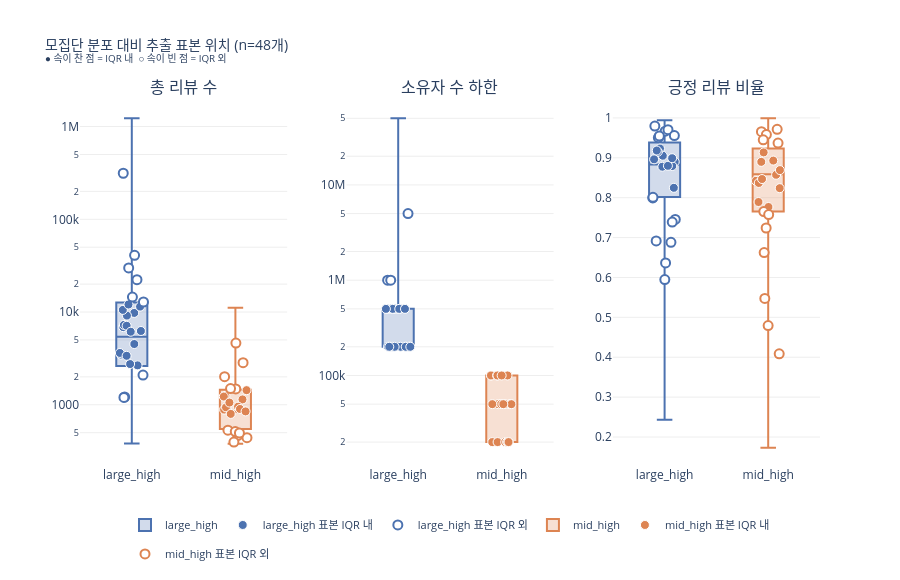

Notebook source saved alongside this figure:
### Markdown cell above
## 10. 추출 표본 분포 확인 (박스플롯)

### Code cell
import plotly.graph_objects as go
from plotly.subplots import make_subplots
import numpy as np

TARGET_STRATA_VIS = ['large_high', 'mid_high']
STRATUM_POS       = {'large_high': 1, 'mid_high': 2}
COLORS            = {'large_high': '#4C72B0', 'mid_high': '#DD8452'}

df_f['positive_rate']      = df_f['positive'] / df_f['total_reviews']
df_target = df_sample[df_sample['stratum'].isin(TARGET_STRATA_VIS)].copy()
df_target['positive_rate'] = df_target['positive'] / df_target['total_reviews']

metrics = [
    ('total_reviews',  '총 리뷰 수',     True),
    ('owners_lower',   '소유자 수 하한', True),
    ('positive_rate',  '긍정 리뷰 비율', False),
]

fig = make_subplots(rows=1, cols=3,
                    subplot_titles=[m[1] for m in metrics],
                    horizontal_spacing=0.08)

np.random.seed(42)
legend_keys = set()

for col_idx, (col, label, log_scale) in enumerate(metrics, start=1):
    val_fmt = '{:.1%}' if col == 'positive_rate' else '{:,.0f}'

    for stratum in TARGET_STRATA_VIS:
        pos   = STRATUM_POS[stratum]
        color = COLORS[stratum]
        r, g, b = int(color[1:3], 16), int(color[3:5], 16), int(color[5:7], 16)

        pop_vals  = df_f[df_f['stratum'] == stratum][col].dropna().values
        samp_rows = df_target[df_target['stratum'] == stratum].dropna(subset=[col]).reset_index(drop=True)
        samp_vals = samp_rows[col].values

        q1, q3  = np.percentile(pop_vals, 25), np.percentile(pop_vals, 75)
        in_iqr  = (samp_vals >= q1) & (samp_vals <= q3)
        jitter  = np.random.uniform(-0.12, 0.12, size=len(samp_vals))

        # ── 모집단 박스플롯 ──
        box_key = f'box_{stratum}'
        fig.add_trace(go.Box(
            x=np.full(len(pop_vals), pos),
            y=pop_vals,
            name=stratum,
            legendgroup=box_key,
            showlegend=box_key not in legend_keys,
            marker_color=color,
            fillcolor=f'rgba({r},{g},{b},0.25)',
            line_color=color,
            boxpoints=False,
            width=0.3,
        ), row=1, col=col_idx)
        legend_keys.add(box_key)

        # ── 표본: IQR 내 (속이 찬 원) ──
        in_key  = f'{stratum}_in'
        mask_in = in_iqr
        if mask_in.any():
            hover = [
                f"{row['name_store']}<br>{label}: {val_fmt.format(v)}<br>● IQR 내"
                for v, (_, row) in zip(samp_vals[mask_in], samp_rows[mask_in].iterrows())
            ]
            fig.add_trace(go.Scatter(
                x=pos + jitter[mask_in],
                y=samp_vals[mask_in],
                mode='markers',
                name=f'{stratum} 표본 IQR 내',
                legendgroup=in_key,
                showlegend=in_key not in legend_keys,
                marker=dict(color=color, size=9, line=dict(color='white', width=1)),
                text=hover,
                hovertemplate='%{text}<extra></extra>',
            ), row=1, col=col_idx)
            legend_keys.add(in_key)

        # ── 표본: IQR 외 (속이 빈 원) ──
        out_key  = f'{stratum}_out'
        mask_out = ~in_iqr
        if mask_out.any():
            hover = [
                f"{row['name_store']}<br>{label}: {val_fmt.format(v)}<br>○ IQR 외"
                for v, (_, row) in zip(samp_vals[mask_out], samp_rows[mask_out].iterrows())
            ]
            fig.add_trace(go.Scatter(
                x=pos + jitter[mask_out],
                y=samp_vals[mask_out],
                mode='markers',
                name=f'{stratum} 표본 IQR 외',
                legendgroup=out_key,
                showlegend=out_key not in legend_keys,
                marker=dict(color='white', size=9, line=dict(color=color, width=2)),
                text=hover,
                hovertemplate='%{text}<extra></extra>',
            ), row=1, col=col_idx)
            legend_keys.add(out_key)

    fig.update_xaxes(
        tickmode='array',
        tickvals=[1, 2],
        ticktext=TARGET_STRATA_VIS,
        range=[0.5, 2.5],
        row=1, col=col_idx,
    )
    if log_scale:
        fig.update_yaxes(type='log', row=1, col=col_idx)

fig.update_layout(
    title=dict(
        text=f'모집단 분포 대비 추출 표본 위치 (n={len(df_target)}개)<br>'
             f'<sup>● 속이 찬 점 = IQR 내  ○ 속이 빈 점 = IQR 외</sup>',
        font_size=14,
    ),
    height=580,
    plot_bgcolor='white',
    legend=dict(orientation='h', yanchor='bottom', y=-0.28,
                xanchor='center', x=0.5, font_size=11),
)
fig.update_yaxes(gridcolor='#eeeeee', gridwidth=1)

fig.show()

# IQR 포함 비율 요약
print("\n=== 추출 표본 중 IQR(Q1~Q3) 내 포함 비율 ===")
for col, label, _ in metrics:
    for stratum in TARGET_STRATA_VIS:
        pop       = df_f[df_f['stratum'] == stratum][col].dropna()
        q1, q3    = pop.quantile(0.25), pop.quantile(0.75)
        samp      = df_target[df_target['stratum'] == stratum][col].dropna()
        in_iqr_n  = ((samp >= q1) & (samp <= q3)).sum()
        print(f"  {stratum} / {label}: {in_iqr_n}/{len(samp)} ({in_iqr_n/len(samp):.0%}) IQR 내")

### Figure 1 — Plotly figure (JSON) as saved in the notebook; plotly's stock layout.template omitted (floating-point values rounded to 4 significant figures; data arrays with more than 128 entries replaced by an {"elided": "..."} marker saying what was removed)
{"data": [{"boxpoints": false, "fillcolor": "rgba(76,114,176,0.25)", "legendgroup": "box_large_high", "line": {"color": "#4C72B0"}, "marker": {"color": "#4C72B0"}, "name": "large_high", "showlegend": true, "type": "box", "width": 0.3, "x": {"elided": "1726 int values"}, "xaxis": "x", "y": {"elided": "1726 int values"}, "yaxis": "y"}, {"hovertemplate": "%{text}<extra></extra>", "legendgroup": "large_high_in", "marker": {"color": "#4C72B0", "line": {"color": "white", "width": 1}, "size": 9}, "mode": "markers", "name": "large_high 표본 IQR 내", "showlegend": true, "text": ["Guts and Glory<br>총 리뷰 수: 2,661<br>● IQR 내", "Trombone Champ<br>총 리뷰 수: 9,777<br>● IQR 내", "Love, Money, Rock'n'Roll<br>총 리뷰 수: 6,873<br>● IQR 내", "Hello Neighbor Alpha 1<br>총 리뷰 수: 3,479<br>● IQR 내", "Outlaws of the Old West<br>총 리뷰 수: 6,248<br>● IQR 내", "Murky Divers<br>총 리뷰 수: 4,519<br>● IQR 내", "Juicy Realm<br>총 리뷰 수: 3,620<br>● IQR 내", "Monster Sanctuary<br>총 리뷰 수: 11,439<br>● IQR 내", "FAITH: The Unholy Trinity<br>총 리뷰 수: 7,262<br>● IQR 내", "Comedy Night<br>총 리뷰 수: 9,151<br>● IQR 내", "Crazy Flasher Series 2021<br>총 리뷰 수: 2,749<br>● IQR 내", "Production Line : Car factory simulation<br>총 리뷰 수: 3,373<br>● IQR 내", "Donut County<br>총 리뷰 수: 10,545<br>● IQR 내", "Severed Steel<br>총 리뷰 수: 7,113<br>● IQR 내", "SNOW - The Ultimate Edition<br>총 리뷰 수: 12,054<br>● IQR 내", "Yi Xian: The Cultivation Card Game<br>총 리뷰 수: 6,132<br>● IQR 내"], "type": "scatter", "x": [1.056, 1.024, 0.9174, 0.8939, 1.088, 1.024, 0.8849, 1.08, 0.9236, 0.953, 0.9837, 0.9499, 0.9135, 0.9501, 0.9679, 0.9895], "xaxis": "x", "y": [2661, 9777, 6873, 3479, 6248, 4519, 3620, 11439, 7262, 9151, 2749, 3373, 10545, 7113, 12054, 6132], "yaxis": "y"}, {"hovertemplate": "%{text}<extra></extra>", "legendgroup": "large_high_out", "marker": {"color": "white", "line": {"color": "#4C72B0", "width": 2}, "size": 9}, "mode": "markers", "name": "large_high 표본 IQR 외", "showlegend": true, "text": ["Milk inside a bag of milk inside a bag of milk<br>총 리뷰 수: 29,935<br>○ IQR 외", "Rollerdrome<br>총 리뷰 수: 2,089<br>○ IQR 외", "Subnautica<br>총 리뷰 수: 313,707<br>○ IQR 외", "FAR: Lone Sails<br>총 리뷰 수: 22,315<br>○ IQR 외", "For The King II<br>총 리뷰 수: 12,826<br>○ IQR 외", "Light Bearers<br>총 리뷰 수: 1,213<br>○ IQR 외", "Polyball<br>총 리뷰 수: 1,200<br>○ IQR 외", "Cloudpunk<br>총 리뷰 수: 14,511<br>○ IQR 외", "Forager<br>총 리뷰 수: 40,881<br>○ IQR 외"], "type": "scatter", "x": [0.9699, 1.108, 0.9174, 1.05, 1.113, 0.931, 0.924, 1.006, 1.027], "xaxis": "x", "y": [29935, 2089, 313707, 22315, 12826, 1213, 1200, 14511, 40881], "yaxis": "y"}, {"boxpoints": false, "fillcolor": "rgba(221,132,82,0.25)", "legendgroup": "box_mid_high", "line": {"color": "#DD8452"}, "marker": {"color": "#DD8452"}, "name": "mid_high", "showlegend": true, "type": "box", "width": 0.3, "x": {"elided": "3419 int values"}, "xaxis": "x", "y": {"elided": "3419 int values"}, "yaxis": "y"}, {"hovertemplate": "%{text}<extra></extra>", "legendgroup": "mid_high_in", "marker": {"color": "#DD8452", "line": {"color": "white", "width": 1}, "size": 9}, "mode": "markers", "name": "mid_high 표본 IQR 내", "showlegend": true, "text": ["WitchSpring3 Re:Fine - The Story of Eirudy -<br>총 리뷰 수: 1,142<br>● IQR 내", ".Forty-Five<br>총 리뷰 수: 887<br>● IQR 내", "Odd Realm<br>총 리뷰 수: 954<br>● IQR 내", "Path of Giants<br>총 리뷰 수: 943<br>● IQR 내", "Beneath Oresa<br>총 리뷰 수: 1,437<br>● IQR 내", "Andarilho<br>총 리뷰 수: 1,247<br>● IQR 내", "Sutekina kanojo no tsukurikata<br>총 리뷰 수: 901<br>● IQR 내", "Unruly Heroes<br>총 리뷰 수: 937<br>● IQR 내", "Immortal Family<br>총 리뷰 수: 1,226<br>● IQR 내", "Aotenjo: Infinite Hands<br>총 리뷰 수: 848<br>● IQR 내", "BBQ Simulator: The Squad<br>총 리뷰 수: 1,056<br>● IQR 내", "Fog of War<br>총 리뷰 수: 797<br>● IQR 내"], "type": "scatter", "x": [2.068, 1.891, 2.026, 1.921, 2.108, 1.903, 2.044, 1.909, 1.888, 2.098, 1.942, 1.955], "xaxis": "x", "y": [1142, 887, 954, 943, 1437, 1247, 901, 937, 1226, 848, 1056, 797], "yaxis": "y"}, {"hovertemplate": "%{text}<extra></extra>", "legendgroup": "mid_high_out", "marker": {"color": "white", "line": {"color": "#DD8452", "width": 2}, "size": 9}, "mode": "markers", "name": "mid_high 표본 IQR 외", "showlegend": true, "text": ["Rift Wizard 2<br>총 리뷰 수: 532<br>○ IQR 외", "Crossing Souls<br>총 리뷰 수: 1,480<br>○ IQR 외", "封神外传<br>총 리뷰 수: 465<br>○ IQR 외", "Sapiens<br>총 리뷰 수: 2,010<br>○ IQR 외", "For The Warp<br>총 리뷰 수: 442<br>○ IQR 외", "The friends of Ringo Ishikawa<br>총 리뷰 수: 2,841<br>○ IQR 외", "Unforgiving - A Northern Hymn<br>총 리뷰 수: 1,496<br>○ IQR 외", "United Penguin Kingdom<br>총 리뷰 수: 396<br>○ IQR 외", "Dark Bestiary<br>총 리뷰 수: 514<br>○ IQR 외", "Island Dash<br>총 리뷰 수: 496<br>○ IQR 외", "Gato Roboto<br>총 리뷰 수: 4,622<br>○ IQR 외"], "type": "scatter", "x": [1.928, 2.003, 2.022, 1.896, 2.112, 2.074, 1.953, 1.986, 1.999, 2.039, 2.005], "xaxis": "x", "y": [532, 1480, 465, 2010, 442, 2841, 1496, 396, 514, 496, 4622], "yaxis": "y"}, {"boxpoints": false, "fillcolor": "rgba(76,114,176,0.25)", "legendgroup": "box_large_high", "line": {"color": "#4C72B0"}, "marker": {"color": "#4C72B0"}, "name": "large_high", "showlegend": false, "type": "box", "width": 0.3, "x": {"elided": "1726 int values"}, "xaxis": "x2", "y": {"elided": "1726 int values"}, "yaxis": "y2"}, {"hovertemplate": "%{text}<extra></extra>", "legendgroup": "large_high_in", "marker": {"color": "#4C72B0", "line": {"color": "white", "width": 1}, "size": 9}, "mode": "markers", "name": "large_high 표본 IQR 내", "showlegend": false, "text": ["Milk inside a bag of milk inside a bag of milk<br>소유자 수 하한: 500,000<br>● IQR 내", "Rollerdrome<br>소유자 수 하한: 200,000<br>● IQR 내", "Guts and Glory<br>소유자 수 하한: 200,000<br>● IQR 내", "Trombone Champ<br>소유자 수 하한: 200,000<br>● IQR 내", "Love, Money, Rock'n'Roll<br>소유자 수 하한: 200,000<br>● IQR 내", "Hello Neighbor Alpha 1<br>소유자 수 하한: 200,000<br>● IQR 내", "Outlaws of the Old West<br>소유자 수 하한: 200,000<br>● IQR 내", "Murky Divers<br>소유자 수 하한: 200,000<br>● IQR 내", "FAR: Lone Sails<br>소유자 수 하한: 500,000<br>● IQR 내", "Juicy Realm<br>소유자 수 하한: 500,000<br>● IQR 내", "For The King II<br>소유자 수 하한: 500,000<br>● IQR 내", "Monster Sanctuary<br>소유자 수 하한: 500,000<br>● IQR 내", "Light Bearers<br>소유자 수 하한: 200,000<br>● IQR 내", "FAITH: The Unholy Trinity<br>소유자 수 하한: 200,000<br>● IQR 내", "Polyball<br>소유자 수 하한: 200,000<br>● IQR 내", "Comedy Night<br>소유자 수 하한: 500,000<br>● IQR 내", "Cloudpunk<br>소유자 수 하한: 500,000<br>● IQR 내", "Crazy Flasher Series 2021<br>소유자 수 하한: 200,000<br>● IQR 내", "Production Line : Car factory simulation<br>소유자 수 하한: 200,000<br>● IQR 내", "Donut County<br>소유자 수 하한: 200,000<br>● IQR 내", "Severed Steel<br>소유자 수 하한: 500,000<br>● IQR 내", "Yi Xian: The Cultivation Card Game<br>소유자 수 하한: 500,000<br>● IQR 내"], "type": "scatter", "x": [1.011, 0.9244, 1.113, 1.066, 1.105, 1.023, 1.101, 0.9012, 0.927, 0.8909, 0.9581, 0.9733, 0.9451, 1.079, 0.9656, 0.9474, 1.01, 0.9138, 1.073, 1.117, 1.065, 0.8813], "xaxis": "x2", "y": [500000, 200000, 200000, 200000, 200000, 200000, 200000, 200000, 500000, 500000, 500000, 500000, 200000, 200000, 200000, 500000, 500000, 200000, 200000, 200000, 500000, 500000], "yaxis": "y2"}, {"hovertemplate": "%{text}<extra></extra>", "legendgroup": "large_high_out", "marker": {"color": "white", "line": {"color": "#4C72B0", "width": 2}, "size": 9}, "mode": "markers", "name": "large_high 표본 IQR 외", "showlegend": false, "text": ["Subnautica<br>소유자 수 하한: 5,000,000<br>○ IQR 외", "Forager<br>소유자 수 하한: 1,000,000<br>○ IQR 외", "SNOW - The Ultimate Edition<br>소유자 수 하한: 1,000,000<br>○ IQR 외"], "type": "scatter", "x": [1.095, 0.8979, 0.9277], "xaxis": "x2", "y": [5000000, 1000000, 1000000], "yaxis": "y2"}, {"boxpoints": false, "fillcolor": "rgba(221,132,82,0.25)", "legendgroup": "box_mid_high", "line": {"color": "#DD8452"}, "marker": {"color": "#DD8452"}, "name": "mid_high", "showlegend": false, "type": "box", "width": 0.3, "x": {"elided": "3419 int values"}, "xaxis": "x2", "y": {"elided": "3419 int values"}, "yaxis": "y2"}, {"hovertemplate": "%{text}<extra></extra>", "legendgroup": "mid_high_in", "marker": {"color": "#DD8452", "line": {"color": "white", "width": 1}, "size": 9}, "mode": "markers", "name": "mid_high 표본 IQR 내", "showlegend": false, "text": ["WitchSpring3 Re:Fine - The Story of Eirudy -<br>소유자 수 하한: 50,000<br>● IQR 내", "Rift Wizard 2<br>소유자 수 하한: 20,000<br>● IQR 내", "Crossing Souls<br>소유자 수 하한: 100,000<br>● IQR 내", "封神外传<br>소유자 수 하한: 20,000<br>● IQR 내", ".Forty-Five<br>소유자 수 하한: 100,000<br>● IQR 내", "Odd Realm<br>소유자 수 하한: 50,000<br>● IQR 내", "Path of Giants<br>소유자 수 하한: 20,000<br>● IQR 내", "Sapiens<br>소유자 수 하한: 50,000<br>● IQR 내", "Beneath Oresa<br>소유자 수 하한: 50,000<br>● IQR 내", "For The Warp<br>소유자 수 하한: 20,000<br>● IQR 내", "The friends of Ringo Ishikawa<br>소유자 수 하한: 100,000<br>● IQR 내", "Unforgiving - A Northern Hymn<br>소유자 수 하한: 100,000<br>● IQR 내", "Andarilho<br>소유자 수 하한: 100,000<br>● IQR 내", "Sutekina kanojo no tsukurikata<br>소유자 수 하한: 20,000<br>● IQR 내", "United Penguin Kingdom<br>소유자 수 하한: 20,000<br>● IQR 내", "Unruly Heroes<br>소유자 수 하한: 50,000<br>● IQR 내", "Dark Bestiary<br>소유자 수 하한: 50,000<br>● IQR 내", "Immortal Family<br>소유자 수 하한: 50,000<br>● IQR 내", "Aotenjo: Infinite Hands<br>소유자 수 하한: 20,000<br>● IQR 내", "BBQ Simulator: The Squad<br>소유자 수 하한: 20,000<br>● IQR 내", "Island Dash<br>소유자 수 하한: 50,000<br>● IQR 내", "Fog of War<br>소유자 수 하한: 20,000<br>● IQR 내", "Gato Roboto<br>소유자 수 하한: 100,000<br>● IQR 내"], "type": "scatter", "x": [2.076, 2.05, 2.055, 2.065, 1.898, 1.966, 1.908, 2.087, 2.03, 1.959, 1.895, 1.955, 1.958, 2.055, 2.033, 2.093, 1.993, 1.909, 2.051, 2.063, 2.015, 2.065, 1.999], "xaxis": "x2", "y": [50000, 20000, 100000, 20000, 100000, 50000, 20000, 50000, 50000, 20000, 100000, 100000, 100000, 20000, 20000, 50000, 50000, 50000, 20000, 20000, 50000, 20000, 100000], "yaxis": "y2"}, {"boxpoints": false, "fillcolor": "rgba(76,114,176,0.25)", "legendgroup": "box_large_high", "line": {"color": "#4C72B0"}, "marker": {"color": "#4C72B0"}, "name": "large_high", "showlegend": false, "type": "box", "width": 0.3, "x": {"elided": "1726 int values"}, "xaxis": "x3", "y": {"elided": "1726 float values"}, "yaxis": "y3"}, {"hovertemplate": "%{text}<extra></extra>", "legendgroup": "large_high_in", "marker": {"color": "#4C72B0", "line": {"color": "white", "width": 1}, "size": 9}, "mode": "markers", "name": "large_high 표본 IQR 내", "showlegend": false, "text": ["Rollerdrome<br>긍정 리뷰 비율: 90.5%<br>● IQR 내", "Hello Neighbor Alpha 1<br>긍정 리뷰 비율: 92.3%<br>● IQR 내", "Murky Divers<br>긍정 리뷰 비율: 89.0%<br>● IQR 내", "Juicy Realm<br>긍정 리뷰 비율: 87.8%<br>● IQR 내", "Monster Sanctuary<br>긍정 리뷰 비율: 91.5%<br>● IQR 내", "Light Bearers<br>긍정 리뷰 비율: 89.6%<br>● IQR 내", "Cloudpunk<br>긍정 리뷰 비율: 87.9%<br>● IQR 내", "Crazy Flasher Series 2021<br>긍정 리뷰 비율: 88.0%<br>● IQR 내", "Production Line : Car factory simulation<br>긍정 리뷰 비율: 82.5%<br>● IQR 내", "Forager<br>긍정 리뷰 비율: 89.9%<br>● IQR 내", "Donut County<br>긍정 리뷰 비율: 91.8%<br>● IQR 내"], "type": "scatter", "x": [0.9826, 0.9554, 1.098, 0.9785, 0.9349, 0.8985, 1.074, 1.032, 1.089, 1.073, 0.9248], "xaxis": "x3", "y": [0.9052, 0.9233, 0.89, 0.8776, 0.9151, 0.8961, 0.8793, 0.88, 0.8248, 0.899, 0.9183], "yaxis": "y3"}, {"hovertemplate": "%{text}<extra></extra>", "legendgroup": "large_high_out", "marker": {"color": "white", "line": {"color": "#4C72B0", "width": 2}, "size": 9}, "mode": "markers", "name": "large_high 표본 IQR 외", "showlegend": false, "text": ["Milk inside a bag of milk inside a bag of milk<br>긍정 리뷰 비율: 96.7%<br>○ IQR 외", "Guts and Glory<br>긍정 리뷰 비율: 79.9%<br>○ IQR 외", "Trombone Champ<br>긍정 리뷰 비율: 98.0%<br>○ IQR 외", "Love, Money, Rock'n'Roll<br>긍정 리뷰 비율: 80.1%<br>○ IQR 외", "Subnautica<br>긍정 리뷰 비율: 97.0%<br>○ IQR 외", "Outlaws of the Old West<br>긍정 리뷰 비율: 59.5%<br>○ IQR 외", "FAR: Lone Sails<br>긍정 리뷰 비율: 95.1%<br>○ IQR 외", "For The King II<br>긍정 리뷰 비율: 68.8%<br>○ IQR 외", "FAITH: The Unholy Trinity<br>긍정 리뷰 비율: 95.5%<br>○ IQR 외", "Polyball<br>긍정 리뷰 비율: 69.2%<br>○ IQR 외", "Comedy Night<br>긍정 리뷰 비율: 74.5%<br>○ IQR 외", "Severed Steel<br>긍정 리뷰 비율: 95.6%<br>○ IQR 외", "SNOW - The Ultimate Edition<br>긍정 리뷰 비율: 63.6%<br>○ IQR 외", "Yi Xian: The Cultivation Card Game<br>긍정 리뷰 비율: 73.9%<br>○ IQR 외"], "type": "scatter", "x": [1.005, 0.8861, 0.9059, 0.8875, 1.033, 1.002, 0.9398, 1.061, 0.9495, 0.9187, 1.103, 1.094, 1.009, 1.074], "xaxis": "x3", "y": [0.9667, 0.7993, 0.9795, 0.8008, 0.9705, 0.5946, 0.9505, 0.6882, 0.9547, 0.6917, 0.7455, 0.9557, 0.6365, 0.7389], "yaxis": "y3"}, {"boxpoints": false, "fillcolor": "rgba(221,132,82,0.25)", "legendgroup": "box_mid_high", "line": {"color": "#DD8452"}, "marker": {"color": "#DD8452"}, "name": "mid_high", "showlegend": false, "type": "box", "width": 0.3, "x": {"elided": "3419 int values"}, "xaxis": "x3", "y": {"elided": "3419 float values"}, "yaxis": "y3"}, {"hovertemplate": "%{text}<extra></extra>", "legendgroup": "mid_high_in", "marker": {"color": "#DD8452", "line": {"color": "white", "width": 1}, "size": 9}, "mode": "markers", "name": "mid_high 표본 IQR 내", "showlegend": false, "text": ["Rift Wizard 2<br>긍정 리뷰 비율: 91.4%<br>● IQR 내", "Crossing Souls<br>긍정 리뷰 비율: 78.9%<br>● IQR 내", "Odd Realm<br>긍정 리뷰 비율: 85.7%<br>● IQR 내", "Sapiens<br>긍정 리뷰 비율: 84.2%<br>● IQR 내", "Beneath Oresa<br>긍정 리뷰 비율: 77.7%<br>● IQR 내", "The friends of Ringo Ishikawa<br>긍정 리뷰 비율: 89.0%<br>● IQR 내", "Unforgiving - A Northern Hymn<br>긍정 리뷰 비율: 83.7%<br>● IQR 내", "Dark Bestiary<br>긍정 리뷰 비율: 89.3%<br>● IQR 내", "Aotenjo: Infinite Hands<br>긍정 리뷰 비율: 86.9%<br>● IQR 내", "BBQ Simulator: The Squad<br>긍정 리뷰 비율: 82.4%<br>● IQR 내", "Island Dash<br>긍정 리뷰 비율: 84.7%<br>● IQR 내"], "type": "scatter", "x": [1.956, 1.906, 2.076, 1.882, 2.003, 1.933, 1.909, 2.049, 2.113, 2.111, 1.94], "xaxis": "x3", "y": [0.9135, 0.7892, 0.8574, 0.8423, 0.7766, 0.8898, 0.8369, 0.893, 0.8691, 0.8239, 0.8468], "yaxis": "y3"}, {"hovertemplate": "%{text}<extra></extra>", "legendgroup": "mid_high_out", "marker": {"color": "white", "line": {"color": "#DD8452", "width": 2}, "size": 9}, "mode": "markers", "name": "mid_high 표본 IQR 외", "showlegend": false, "text": ["WitchSpring3 Re:Fine - The Story of Eirudy -<br>긍정 리뷰 비율: 93.7%<br>○ IQR 외", "封神外传<br>긍정 리뷰 비율: 96.6%<br>○ IQR 외", ".Forty-Five<br>긍정 리뷰 비율: 95.8%<br>○ IQR 외", "Path of Giants<br>긍정 리뷰 비율: 97.1%<br>○ IQR 외", "For The Warp<br>긍정 리뷰 비율: 72.4%<br>○ IQR 외", "Andarilho<br>긍정 리뷰 비율: 66.2%<br>○ IQR 외", "Sutekina kanojo no tsukurikata<br>긍정 리뷰 비율: 40.8%<br>○ IQR 외", "United Penguin Kingdom<br>긍정 리뷰 비율: 76.5%<br>○ IQR 외", "Unruly Heroes<br>긍정 리뷰 비율: 75.8%<br>○ IQR 외", "Immortal Family<br>긍정 리뷰 비율: 54.7%<br>○ IQR 외", "Fog of War<br>긍정 리뷰 비율: 47.9%<br>○ IQR 외", "Gato Roboto<br>긍정 리뷰 비율: 94.5%<br>○ IQR 외"], "type": "scatter", "x": [2.095, 1.935, 1.983, 2.087, 1.98, 1.961, 2.106, 1.958, 2.005, 1.967, 1.999, 1.952], "xaxis": "x3", "y": [0.937, 0.9656, 0.9583, 0.9714, 0.724, 0.6624, 0.4084, 0.7652, 0.7577, 0.5473, 0.4793, 0.945], "yaxis": "y3"}], "layout": {"annotations": [{"font": {"size": 16}, "showarrow": false, "text": "총 리뷰 수", "x": 0.14, "xanchor": "center", "xref": "paper", "y": 1, "yanchor": "bottom", "yref": "paper"}, {"font": {"size": 16}, "showarrow": false, "text": "소유자 수 하한", "x": 0.5, "xanchor": "center", "xref": "paper", "y": 1, "yanchor": "bottom", "yref": "paper"}, {"font": {"size": 16}, "showarrow": false, "text": "긍정 리뷰 비율", "x": 0.86, "xanchor": "center", "xref": "paper", "y": 1, "yanchor": "bottom", "yref": "paper"}], "height": 580, "legend": {"font": {"size": 11}, "orientation": "h", "x": 0.5, "xanchor": "center", "y": -0.28, "yanchor": "bottom"}, "plot_bgcolor": "white", "title": {"font": {"size": 14}, "text": "모집단 분포 대비 추출 표본 위치 (n=48개)<br><sup>● 속이 찬 점 = IQR 내  ○ 속이 빈 점 = IQR 외</sup>"}, "xaxis": {"anchor": "y", "domain": [0, 0.28], "range": [0.5, 2.5], "tickmode": "array", "ticktext": ["large_high", "mid_high"], "tickvals": [1, 2]}, "xaxis2": {"anchor": "y2", "domain": [0.36, 0.64], "range": [0.5, 2.5], "tickmode": "array", "ticktext": ["large_high", "mid_high"], "tickvals": [1, 2]}, "xaxis3": {"anchor": "y3", "domain": [0.72, 1], "range": [0.5, 2.5], "tickmode": "array", "ticktext": ["large_high", "mid_high"], "tickvals": [1, 2]}, "yaxis": {"anchor": "x", "domain": [0, 1], "gridcolor": "#eeeeee", "gridwidth": 1, "type": "log"}, "yaxis2": {"anchor": "x2", "domain": [0, 1], "gridcolor": "#eeeeee", "gridwidth": 1, "type": "log"}, "yaxis3": {"anchor": "x3", "domain": [0, 1], "gridcolor": "#eeeeee", "gridwidth": 1}}}
